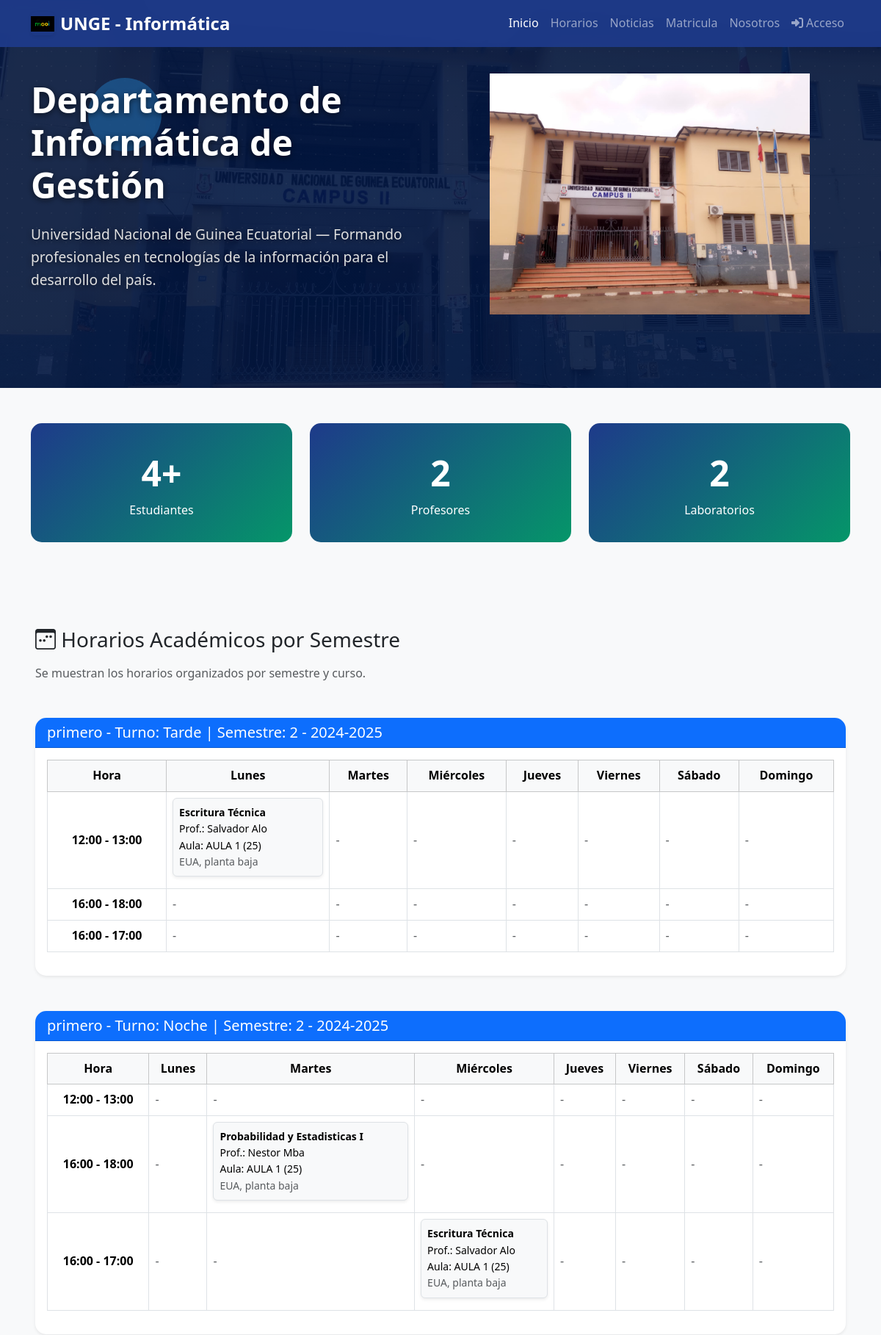
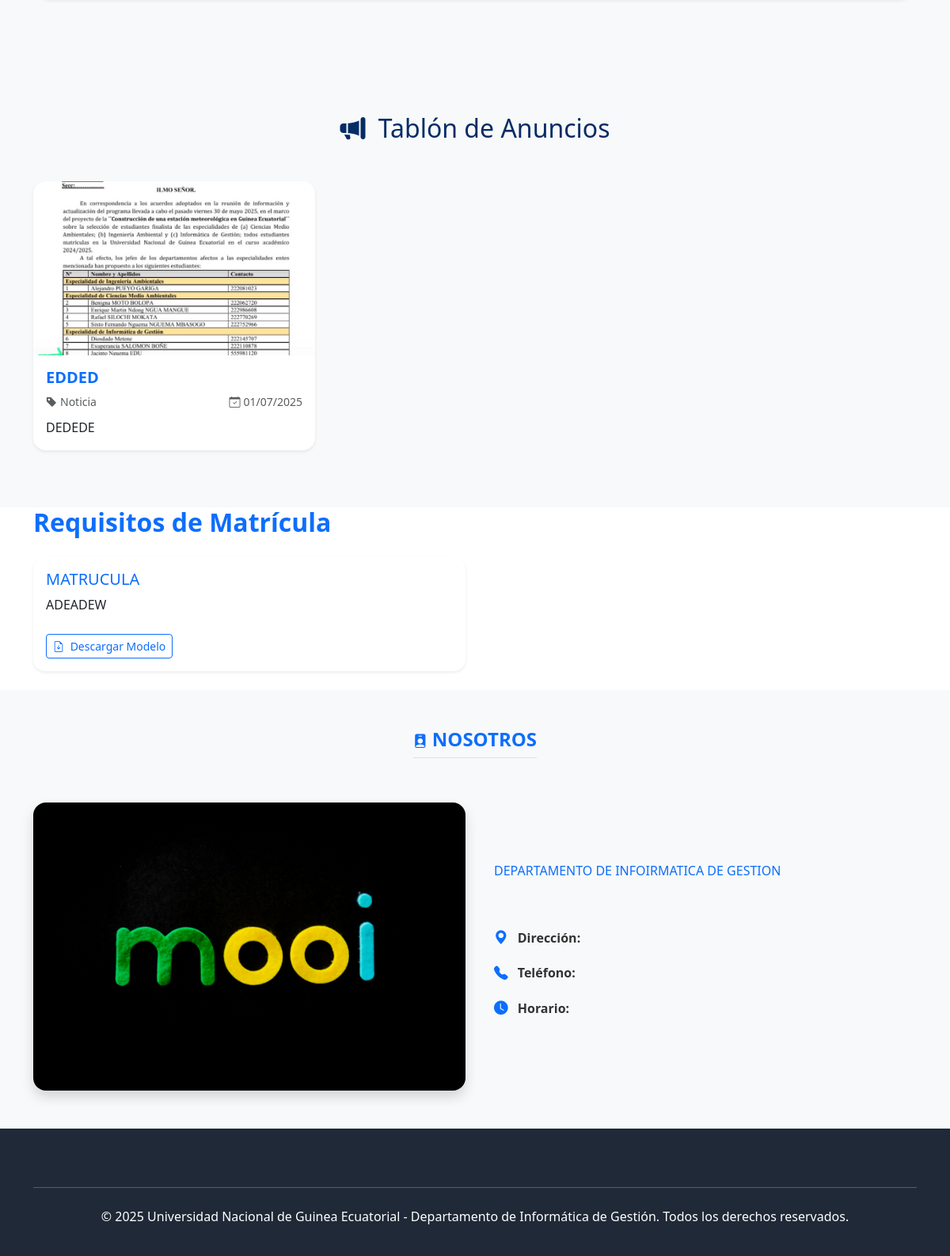
The page / on the database its author committed (2 pictures, top to bottom).
### tables this page shows
CREATE TABLE `departamento` (
  `id_departamento` int(11) NOT NULL,
  `nombre` varchar(100) NOT NULL,
  `universidad` varchar(100) NOT NULL,
  `historia` text DEFAULT NULL,
  `imagen` text DEFAULT NULL,
  `logo_unge` text DEFAULT NULL,
  `logo_pais` text DEFAULT NULL,
  `info_matricula` text DEFAULT NULL,
  `direccion` varchar(200) DEFAULT NULL,
  `telefono` varchar(30) DEFAULT NULL,
  `horario` varchar(30) DEFAULT NULL
);

CREATE TABLE `horarios` (
  `id` int(11) NOT NULL,
  `id_semestre` int(11) NOT NULL,
  `id_asignatura` int(11) NOT NULL,
  `id_curso` int(11) NOT NULL,
  `id_profesor` int(11) NOT NULL,
  `id_aula` int(11) NOT NULL,
  `dia_semana` enum('Lunes','Martes','Miércoles','Jueves','Viernes','Sábado','Domingo') NOT NULL,
  `hora_inicio` time NOT NULL,
  `hora_fin` time NOT NULL,
  `turno` enum('Tarde','Noche') NOT NULL
);

CREATE TABLE `asignaturas` (
  `id` int(11) NOT NULL,
  `nombre_asignatura` varchar(255) NOT NULL,
  `creditos` decimal(4,2) NOT NULL,
  `id_prerequisito` int(11) DEFAULT NULL,
  `id_curso` int(11) DEFAULT NULL,
  `semestre_recomendado` int(11) DEFAULT NULL
);

CREATE TABLE `usuarios` (
  `id` int(11) NOT NULL,
  `nombre_usuario` varchar(100) NOT NULL,
  `password_hash` varchar(255) NOT NULL,
  `id_rol` int(11) NOT NULL,
  `nombre_completo` varchar(255) NOT NULL,
  `email` varchar(255) DEFAULT NULL,
  `telefono` varchar(50) DEFAULT NULL,
  `nip` varchar(50) DEFAULT NULL,
  `estado` enum('Activo','Inactivo','Bloqueado') NOT NULL DEFAULT 'Activo',
  `fecha_registro` datetime DEFAULT current_timestamp()
);

CREATE TABLE `aulas` (
  `id` int(11) NOT NULL,
  `nombre_aula` varchar(100) NOT NULL,
  `capacidad` int(11) DEFAULT NULL,
  `ubicacion` varchar(255) DEFAULT NULL
);

CREATE TABLE `publicaciones` (
  `id_publicacion` int(11) NOT NULL,
  `titulo` varchar(255) NOT NULL,
  `contenido` text NOT NULL,
  `tipo` enum('evento','noticia','comunicado') DEFAULT 'noticia',
  `imagen` text DEFAULT NULL,
  `archivo_adjunto` text DEFAULT NULL,
  `fecha_evento` date DEFAULT NULL,
  `visible` tinyint(1) DEFAULT 1,
  `creado_por` int(11) DEFAULT NULL,
  `creado_en` timestamp NOT NULL DEFAULT current_timestamp()
);

CREATE TABLE `requisitos_matricula` (
  `id_requisito` int(11) NOT NULL,
  `titulo` varchar(255) NOT NULL,
  `descripcion` text NOT NULL,
  `tipo` enum('nuevo','antiguo','extranjero','otro') DEFAULT 'nuevo',
  `obligatorio` tinyint(1) DEFAULT 1,
  `archivo_modelo` text DEFAULT NULL,
  `visible` tinyint(1) DEFAULT 1
);

### index.php (the view, shortened to what this page needs)
<?php
require_once 'config/database.php';
$upload_base_url = '';
$logo = '';
$info = [];
$anuncios = [];
$requisitos = [];
try {
    $stmt = $pdo->query("SELECT * FROM requisitos_matricula ");
    $requisitos = $stmt->fetchAll(PDO::FETCH_ASSOC);
    $stmt = $pdo->query("SELECT * FROM departamento LIMIT 1");
    $info = $stmt->fetch(PDO::FETCH_ASSOC);
    if (!empty($info['logo_unge']) && file_exists($info['logo_unge'])) {
        $logo = $info['logo_unge'];
    } else {
        $logo = $upload_base_url . 'default_logo_unge.png';
    }
} catch (PDOException $e) {
    error_log("Error al cargar información del departamento: " . $e->getMessage());
    $info = [];
    $logo = $upload_base_url . 'default_logo_unge.png';
    $img = $upload_base_url . 'default_image.png';
}
try {
    $anuncios = $pdo->query("SELECT * FROM publicaciones WHERE visible = 1 ORDER BY creado_en DESC")->fetchAll(PDO::FETCH_ASSOC);
} catch (PDOException $e) {
    error_log("Error al cargar publicaciones: " . $e->getMessage());
    $anuncios = [];
}
$dias = ['Lunes', 'Martes', 'Miércoles', 'Jueves', 'Viernes', 'Sábado', 'Domingo'];
$horarios = [];
try {
    $sql = "
    SELECT
        h.id AS id_horario,
        h.dia_semana AS dia,
        TIME_FORMAT(h.hora_inicio, '%H:%i') AS hora_inicio,
        TIME_FORMAT(h.hora_fin, '%H:%i') AS hora_fin,
        a.nombre_asignatura AS asignatura,
        u.nombre_completo AS profesor,
        au.nombre_aula AS aula,
        au.capacidad,
        au.ubicacion,
        c.id AS id_curso,
        c.nombre_curso AS curso,
        h.turno,
        -- La columna 'grupo' no existe en tu esquema actual, se ha eliminado.
        s.id AS id_semestre,
        CONCAT(s.numero_semestre, ' - ', sa.nombre_anio) AS semestre
    FROM horarios h
    JOIN asignaturas a ON h.id_asignatura = a.id
    JOIN profesores p ON h.id_profesor = p.id
    JOIN usuarios u ON p.id_usuario = u.id -- Enlaza profesor con usuario para nombre_completo
    JOIN aulas au ON h.id_aula = au.id
    JOIN cursos c ON h.id_curso = c.id -- Horarios se une a cursos directamente por id_curso
    JOIN semestres s ON h.id_semestre = s.id
    JOIN anios_academicos sa ON s.id_anio_academico = sa.id -- Para obtener el nombre del año académico
    ORDER BY c.nombre_curso, s.numero_semestre, h.hora_inicio, FIELD(h.dia_semana, 'Lunes', 'Martes', 'Miércoles', 'Jueves', 'Viernes', 'Sábado', 'Domingo')";
    $stmt = $pdo->prepare($sql);
    $stmt->execute();
    $horarios = $stmt->fetchAll(PDO::FETCH_ASSOC);
} catch (PDOException $e) {
    error_log("Error al cargar horarios: " . $e->getMessage());
    $horarios = [];
}
$datos = [];
$rangosUnicos = [];
foreach ($horarios as $h) {
    $clave = $h['curso'] . ' - Turno: ' . ucfirst($h['turno']) . ' | Semestre: ' . $h['semestre'];
    $rango = $h['hora_inicio'] . ' - ' . $h['hora_fin'];
    if (!isset($datos[$clave])) {
        $datos[$clave] = [];
    }
    if (!in_array($rango, $rangosUnicos)) {
        $rangosUnicos[] = $rango;
    }
    $datos[$clave][$rango][$h['dia']][] = $h;
}
$estudiantes = 0;
$profesores = 0;
try {
    $stmt_estudiantes = $pdo->prepare("
        SELECT COUNT(e.id)
        FROM estudiantes e
        JOIN usuarios u ON e.id_usuario = u.id
        JOIN roles r ON u.id_rol = r.id
        WHERE r.nombre_rol = 'Estudiante'
    ");
    $stmt_estudiantes->execute();
    $estudiantes = $stmt_estudiantes->fetchColumn();
} catch (PDOException $e) {
    error_log("Error al contar estudiantes: " . $e->getMessage());
    $estudiantes = 0;
}
try {
    $stmt_profesores = $pdo->prepare("
        SELECT COUNT(p.id)
        FROM profesores p
        JOIN usuarios u ON p.id_usuario = u.id
        JOIN roles r ON u.id_rol = r.id
        WHERE r.nombre_rol = 'Profesor'
    ");
    $stmt_profesores->execute();
    $profesores = $stmt_profesores->fetchColumn();
} catch (PDOException $e) {
    error_log("Error al contar profesores: " . $e->getMessage());
    $profesores = 0;
}
?>
<!DOCTYPE html>
<html lang="es">
<head>
  <link href="https://cdnjs.cloudflare.com/ajax/libs/bootstrap/5.3.2/css/bootstrap.min.css" rel="stylesheet">
  <link href="https://cdnjs.cloudflare.com/ajax/libs/font-awesome/6.4.0/css/all.min.css" rel="stylesheet">
  <link href="https://cdn.jsdelivr.net/npm/bootstrap-icons@1.11.1/font/bootstrap-icons.css" rel="stylesheet">
</head>
<body>
  <nav class="navbar navbar-expand-lg navbar-dark fixed-top">
    <div class="container">
      <a class="navbar-brand d-flex align-items-center gap-2" href="#">
        <?php if (!empty($logo)): ?>
          <img src="<?= $logo ?>" alt="Logo UNGE" style="height: 32px; width: 32px; object-fit: contain;"
            class="rounded shadow-sm">
        <?php else: ?>
          <i class="fas fa-university fa-lg"></i>
        <?php endif; ?>
        UNGE - Informática
      </a>
      <div class="collapse navbar-collapse" id="navbarNav">
        <ul class="navbar-nav ms-auto">
          <li class="nav-item">
            <a class="nav-link active" href="#inicio">Inicio</a>
          </li>
          <li class="nav-item">
            <a class="nav-link" href="#horarios">Horarios</a>
          </li>
          <li class="nav-item">
            <a class="nav-link" href="#noticias">Noticias</a>
          </li>
          <li class="nav-item">
            <a class="nav-link" href="#matricula">Matricula</a>
          </li>
          <li class="nav-item">
            <a class="nav-link" href="#contacto">Nosotros</a>
          </li>
          <li class="nav-item">
            <a class="nav-link" href="#" data-bs-toggle="modal" data-bs-target="#loginModal">
              <i class="fas fa-sign-in-alt me-1"></i>Acceso
            </a>
          </li>
        </ul>
      </div>
    </div>
  </nav>
  <section id="inicio" class="hero-section">
    <div class="floating-elements"></div>
    <div class="container hero-content">
      <div class="row align-items-center">
        <div class="col-lg-6" data-aos="fade-right">
          <h1 class="display-4 fw-bold mb-4">Departamento de Informática de Gestión</h1>
          <p class="lead mb-4">Universidad Nacional de Guinea Ecuatorial — Formando profesionales en tecnologías de la
            información para el desarrollo del país.</p>
        </div>
        <div class="col-lg-6 text-center" data-aos="fade-left">
          <img src="img/eua.jpg" alt="Desarrollo" style="width: 80%; max-width: 450px;" class="img-fluid">
        </div>
      </div>
    </div>
  </section>
  <section class="py-5 bg-light">
    <div class="container">
      <div class="row">
        <div class="col-md-4 col-sm-6" data-aos="zoom-in">
          <div class="stats-card">
            <span class="stats-number"><?= $estudiantes ?>+</span>
            <span>Estudiantes</span>
          </div>
        </div>
        <div class="col-md-4 col-sm-6" data-aos="zoom-in" data-aos-delay="150">
          <div class="stats-card">
            <span class="stats-number"><?= $profesores ?></span>
            <span>Profesores</span>
          </div>
        </div>
        <div class="col-md-4 col-sm-6" data-aos="zoom-in" data-aos-delay="300">
          <div class="stats-card">
            <span class="stats-number">2</span>
            <span>Laboratorios</span>
          </div>
        </div>
      </div>
    </div>
  </section>
  <?php if (!empty($horarios)): ?>
    <section id="horarios" class="py-5 px-5 bg-light">
    <h3 class="mb-3" data-aos="fade-up"><i class="bi bi-calendar3-week"></i> Horarios Académicos por Semestre</h3>
    <p class="text-muted" data-aos="fade-up" data-aos-delay="100">Se muestran los horarios organizados por semestre y
      curso.</p>
    <?php foreach ($datos as $semestreNombre => $tabla): ?>
      <div class="card my-5 shadow-sm" data-aos="fade-up" data-aos-delay="200">
        <div class="card-header bg-primary text-white">
          <h5 class="mb-0"><?= htmlspecialchars($semestreNombre) ?></h5>
        </div>
        <div class="card-body table-responsive">
          <table class="table table-bordered align-middle">
            <thead class="table-light text-center">
              <tr>
                <th>Hora</th>
                <?php foreach ($dias as $dia): ?>
                  <th><?= $dia ?></th>
                <?php endforeach; ?>
              </tr>
            </thead>
            <tbody>
              <?php foreach ($rangosUnicos as $rango): ?>
                <tr>
                  <td class="text-center fw-bold"><?= $rango ?></td>
                  <?php foreach ($dias as $dia): ?>
                    <td>
                      <?php if (!empty($tabla[$rango][$dia])): ?>
                        <?php foreach ($tabla[$rango][$dia] as $h): ?>
                          <div class="p-2 mb-2 border rounded bg-light shadow-sm small">
                            <strong><?= $h['asignatura'] ?></strong><br>
                            Prof.: <?= $h['profesor'] ?><br>
                            Aula: <?= $h['aula'] ?> (<?= $h['capacidad'] ?>)<br>
                            <span class="text-muted"><?= $h['ubicacion'] ?></span>
                          </div>
                        <?php endforeach; ?>
                      <?php else: ?>
                        <span class="text-muted">-</span>
                      <?php endif; ?>
                    </td>
                  <?php endforeach; ?>
                </tr>
              <?php endforeach; ?>
            </tbody>
          </table>
        </div>
      </div>
    <?php endforeach; ?>
    </section>
  <?php endif; ?>
<?php if (!empty($anuncios)): ?>
  <section id="noticias" class="py-5 bg-light">
    <div class="container">
      <h2 class="text-center mb-5 text-primary-emphasis" data-aos="fade-up">
        <i class="bi bi-megaphone-fill me-2"></i> Tablón de Anuncios
      </h2>
      <div class="row">
        <?php foreach ($anuncios as $a): ?>
          <div class="col-md-6 col-lg-4 mb-4" data-aos="fade-up" data-aos-delay="100">
            <div class="card h-100 shadow-sm border-0 rounded-4">
              <?php if ($a['imagen']): ?>
                <a href="<?= htmlspecialchars($a['imagen']) ?>" target="_blank" class="d-block">
                  <img src="<?= htmlspecialchars($a['imagen']) ?>" alt="Imagen del anuncio" class="card-img-top rounded-top-4 img-fluid" style="max-height: 220px; object-fit: cover;">
                </a>
              <?php endif; ?>
              <div class="card-body d-flex flex-column">
                <h5 class="card-title fw-bold text-primary"><?= htmlspecialchars($a['titulo']) ?></h5>
                <div class="mb-2 small text-muted d-flex justify-content-between">
                  <span><i class="bi bi-tag-fill me-1"></i><?= ucfirst(htmlspecialchars($a['tipo'])) ?></span>
                  <span><i class="bi bi-calendar-check me-1"></i><?= date('d/m/Y', strtotime($a['creado_en'])) ?></span>
                </div>
                <p class="card-text flex-grow-1"><?= nl2br(htmlspecialchars($a['contenido'])) ?></p>
              </div>
            </div>
          </div>
        <?php endforeach; ?>
      </div>
    </div>
  </section>
<?php endif; ?>
  <?php if (!empty($requisitos)): ?>
    <section id="matricula" class="container matricula-section">
    <h2 class="fw-bold text-primary mb-4" data-aos="fade-up">Requisitos de Matrícula</h2>
<div class="row">
  <?php foreach ($requisitos as $req): ?>
    <div class="col-md-6 mb-4" data-aos="zoom-in" data-aos-delay="100">
            <div class="card h-100 border-0 shadow-sm card-req">
              <div class="card-body">
                <h5 class="card-title text-primary"><?= htmlspecialchars($req['titulo']) ?></h5>
                <p><?= nl2br(htmlspecialchars($req['descripcion'])) ?></p>
                <?php if ($req['archivo_modelo']): ?>
                  <a href="<?= htmlspecialchars($req['archivo_modelo']) ?>" class="btn btn-outline-primary btn-sm mt-2"
                    target="_blank" rel="noopener">
                    <i class="bi bi-file-earmark-arrow-down me-1"></i> Descargar Modelo
                  </a>
                <?php endif; ?>
              </div>
            </div>
          </div>
        <?php endforeach; ?>
      </div>
    </section>
  <?php endif; ?>
  <?php if ($info): ?>
    <section id="contacto" class="about-section py-5 bg-light">
      <div class="container">
        <div class="text-center mb-5">
          <h4 class="text-primary fw-bold border-bottom pb-2 d-inline-block">
          <i class="bi bi-person-badge-fill"></i>  NOSOTROS
          </h4>
        </div>
        <div class="row gy-4 align-items-stretch">
          <div class="col-md-6 p4">
            <div class="h-100">
              <img src="<?= htmlspecialchars($info['imagen']) ?>" alt="Imagen del Departamento"
                class="img-fluid h-100 w-100 object-fit-cover rounded-4 shadow">
            </div>
          </div>
          <div class="col-md-6 d-flex flex-column justify-content-center p-4">
            <p class="fs-6 text-justify text-primary">
            <?= htmlspecialchars($info['nombre']) ?>
            </p>
            <div class="mt-4">
              <p><i class="bi bi-geo-alt-fill text-primary me-2"></i> <strong>Dirección:</strong>
                <?= htmlspecialchars($info['direccion']) ?></p>
              <p><i class="bi bi-telephone-fill text-primary me-2"></i> <strong>Teléfono:</strong>
                <?= htmlspecialchars($info['telefono']) ?></p>
              <p><i class="bi bi-clock-fill text-primary me-2"></i> <strong>Horario:</strong>
                <?= htmlspecialchars($info['horario']) ?></p>
            </div>
          </div>
        </div>
      </div>
    </section>
  <?php endif; ?>
  <footer class="footer">
    <div class="container">
      <hr class="my-4">
      <div class="text-center">
        <p>&copy; 2025 Universidad Nacional de Guinea Ecuatorial - Departamento de Informática de Gestión. Todos los
          derechos reservados.</p>
      </div>
    </div>
  </footer>
</body>
</html>

### rows shown on the page
departamento: logo_unge (picture), imagen (picture), nombre "DEPARTAMENTO DE INFOIRMATICA DE GESTION"
horarios: id_asignatura.nombre_asignatura "Escritura Técnica", usuarios.nombre_completo "Salvador Alo", id_aula.nombre_aula "AULA 1", id_aula.capacidad "25", id_aula.ubicacion "EUA, planta baja"
horarios: id_asignatura.nombre_asignatura "Probabilidad y Estadisticas I", usuarios.nombre_completo "Nestor Mba", id_aula.nombre_aula "AULA 1", id_aula.capacidad "25", id_aula.ubicacion "EUA, planta baja"
horarios: id_asignatura.nombre_asignatura "Escritura Técnica", usuarios.nombre_completo "Salvador Alo", id_aula.nombre_aula "AULA 1", id_aula.capacidad "25", id_aula.ubicacion "EUA, planta baja"
publicaciones: imagen (picture), titulo "EDDED", tipo "Noticia", creado_en "01/07/2025", contenido "DEDEDE"
requisitos_matricula: titulo "MATRUCULA", descripcion "ADEADEW"

### other values the page prints
$estudiantes "4"
$profesores "2"
$semestreNombre "primero - Turno: Tarde | Semestre: 2 - 2024-2025"
$dia "Lunes"
$dia "Martes"
$dia "Miércoles"
$dia "Jueves"
$dia "Viernes"
$dia "Sábado"
$dia "Domingo"
$rango "12:00 - 13:00"
$rango "16:00 - 18:00"
$rango "16:00 - 17:00"
$semestreNombre "primero - Turno: Noche | Semestre: 2 - 2024-2025"
